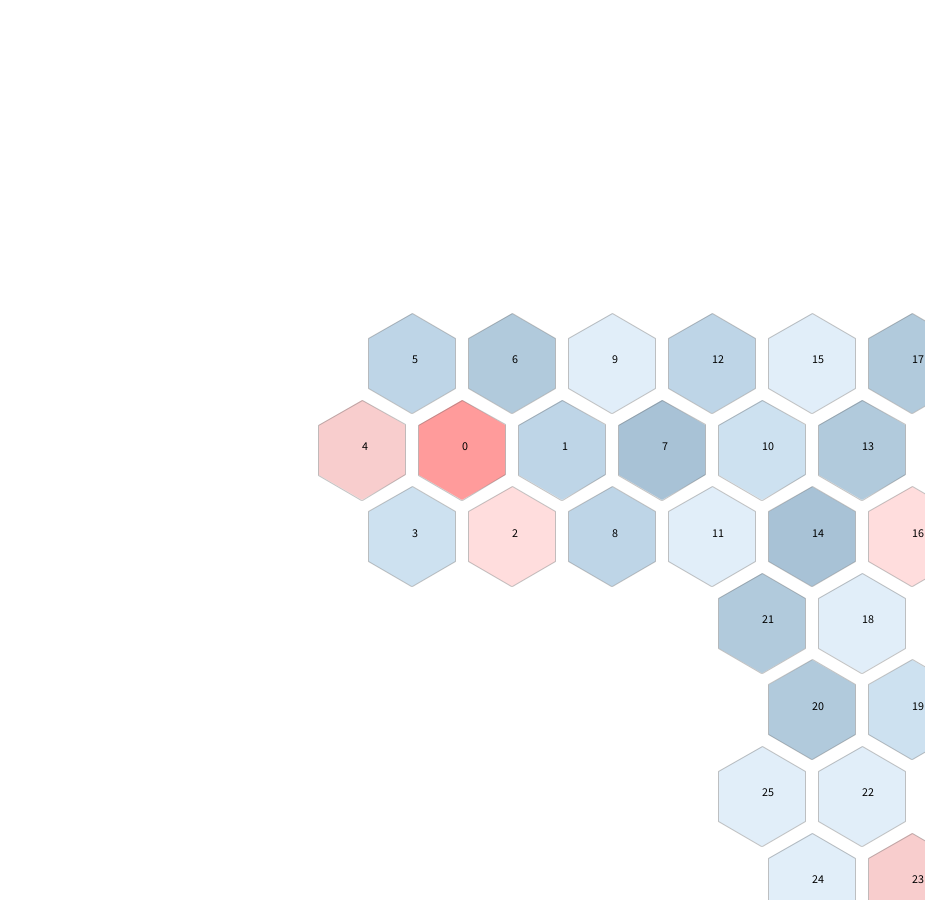
Frame 1 (no input)
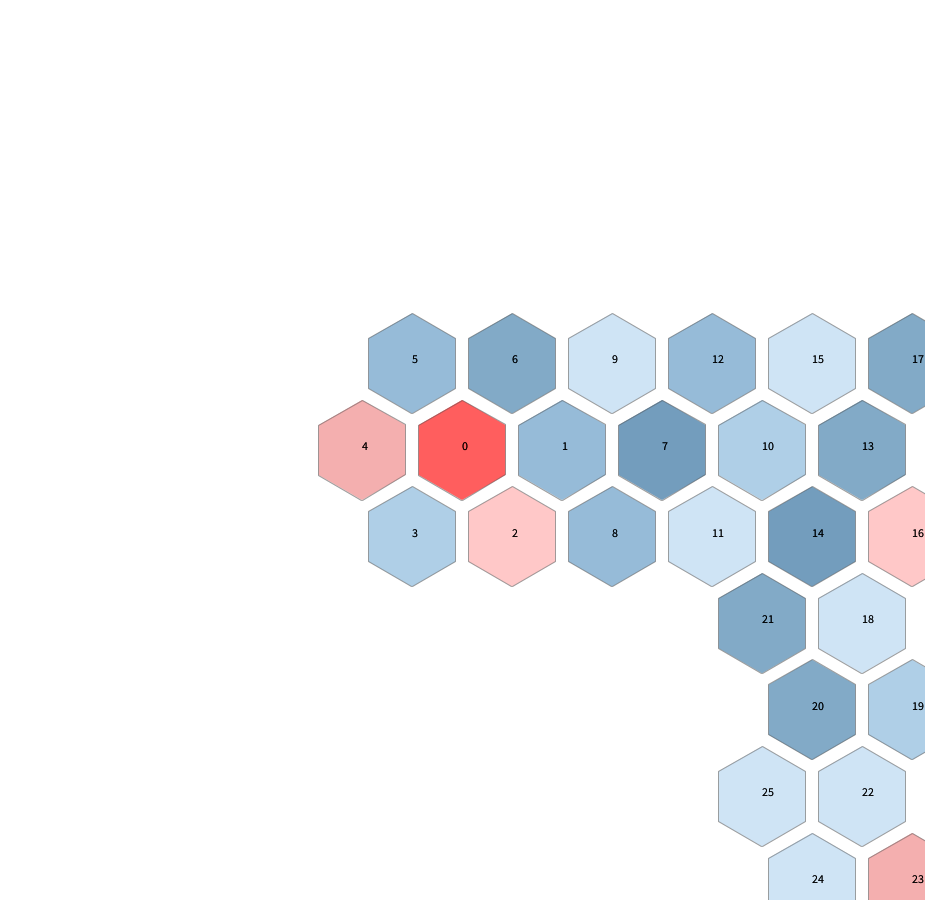
Frame 2 (the mouse pressed at the canvas centre, redrawn once)

The Processing sketch that drew these frames (run headless with seeded random() and noise(); the mouse was pressed at the canvas centre and the sketch redrawn once):

// Processing sketch: main
// ── main.pde
final int sides = 6;
final float r = 50;
final float alpha = radians((360)/sides);

color [] rgb = {#B2D4EF, #80B3DA, #5894C2, #3977A7, #206396, #FF0000, #EC8080, #FFA8A8} ;
int h_id;

ArrayList<Hexagon> hList;

void setup() {
  size(925, 900);
  stroke(100, 100);
  //strokeWeight(10);  
  //  fill(255);
  noFill();
  h_id = 0;

  hList = new ArrayList<Hexagon>();

  Hexagon h = new Hexagon(width/2, height/2);
  hList.add(h);
  hList.addAll(h.expandNeighbours());
  //  background(175, 0, 175);
  background(255);
}

void draw() {    

  for (Hexagon h : hList) {
    h.render();
//    h.showNeighbours();
  }

//  drawHexagon(width/2, height/2, 0);
  println(hList.size(), counter);
  noLoop();
}

int counter = 0;

void drawHexagon(float x, float y, float a) {
  if ((x < 0 || x > width) || (y < 0 || y> height)) return;

  ++counter;

  ArrayList<PVector> Points = new ArrayList<PVector>(); 

  float nx = x;
  float ny = y;
  float beta = a;

  for (; beta < TWO_PI + a; beta+=alpha) {
    Points.add(new PVector(nx, ny));
    nx = x + cos(beta) * r * 2;
    ny = y + sin(beta) * r * 2;
  }

  for (int i = 0; i < Points.size(); i++) {
    int j = i + 1;
    PVector p1 = Points.get(i);
    noFill();
    ellipse(p1.x, p1.y, r * 2, r * 2);
    fill(0);
//    text(i, p1.x, p1.y);
    if (j < Points.size()) {
      PVector p2 = Points.get(j);
      line(p1.x, p1.y, p2.x, p2.y);
    }
  }
}
// ── Hexagon.pde
class Hexagon {
  PVector l;
  PShape s;
  boolean [] neighbours;
  //  Hexagon [] myNeighbours;
  ArrayList<Hexagon> myNeighbours;
  int id;

  Hexagon(float x, float y) {
    this.l = new PVector(x, y);
    this.s = createShape();

    this.s.beginShape();
    this.s.fill(rgb[int(random(rgb.length))], 100);

    for (float a = PI/2; a <= PI/2 + TWO_PI; a += alpha) {
      float px = cos(a) * (r);
      float py = sin(a) * (r);
      this.s.vertex(px, py);
    }

    this.s.endShape();

    this.neighbours = new boolean [sides];

    for (boolean n : this.neighbours) {
      n = false;
    }

    this.myNeighbours = new ArrayList<Hexagon>();

    this.id = h_id++;
  }

  void setNeighbour(int i) {
    this.neighbours[i] = true;
  }

  ArrayList<Hexagon> expandNeighbours() {

    ArrayList<Hexagon> newNeighbours = new ArrayList<Hexagon>();

    int side = 0;

    for (float a = 0; (round( a * 100000.0f ) / 100000.0f) <= TWO_PI && this.id < 100; a += alpha, side++) {
      float x = this.l.x + cos(a) * r * 2 ;
      float y = this.l.y + sin(a) * r * 2 ;

      if (this.neighbours[side]) continue;

      if ( (x > 0 && x < width) && (y > 0 && y < height)) {

        Hexagon h = new Hexagon(x, y);
        
        h.render();

        h.setNeighbour(((side+3)-1)%sides);
        h.setNeighbour(((side+3)+0)%sides);      
        h.setNeighbour(((side+3)+1)%sides);      

        newNeighbours.add(h);

        this.setNeighbour(side);
        this.myNeighbours.add(h);
      }
    }

    if (this.myNeighbours.size() > 0) {
      Hexagon test = this.myNeighbours.get(0);
      newNeighbours.addAll(test.expandNeighbours());
    }

    //if (this.myNeighbours.size() > 1) {
    //  Hexagon test = this.myNeighbours.get(1);
    //  newNeighbours.addAll(test.expandNeighbours());
    //}

    //if (this.myNeighbours.size() > 2) {
    //  Hexagon test = this.myNeighbours.get(2);
    //  newNeighbours.addAll(test.expandNeighbours());
    //}

    //if (this.myNeighbours.size() > 3) {
    //  Hexagon test = this.myNeighbours.get(3);
    //  newNeighbours.addAll(test.expandNeighbours());
    //}

    //if (this.myNeighbours.size() > 4) {
    //  Hexagon test = this.myNeighbours.get(4);
    //  newNeighbours.addAll(test.expandNeighbours());
    //}

    //if (this.myNeighbours.size() > 5) {
    //  Hexagon test = this.myNeighbours.get(5);
    //  newNeighbours.addAll(test.expandNeighbours());
    //}

    return newNeighbours;
  }

  void showNeighbours() {
    int i = 0;
    for (float a = 0; (round( a * 100000.0f ) / 100000.0f) <= TWO_PI; a += alpha, i++) {
      float x = this.l.x + cos(a) * r * 2 ;
      float y = this.l.y + sin(a) * r * 2 ;
      if (this.neighbours[i] == false) {
        ellipse(x, y, 5, 5);
        //text(i, x, y+4);
        //text((i+3)%6, x+10, y+4);
        //text(((i+3)+1)%6, x+10, y-12);
        //text(((i+3)-1)%6, x+10, y+16);
      }
      //shape(this.s, nx, ny);
    }
  }

  void render() {
    shape(this.s, this.l.x, this.l.y);
    fill(0);
    text(this.id, this.l.x, this.l.y);

    print(this.id, "\t");

    for (boolean n : this.neighbours) {
      print(n, "\t");
    }

    println();
    //println(this.myNeighbours);
  }
}
